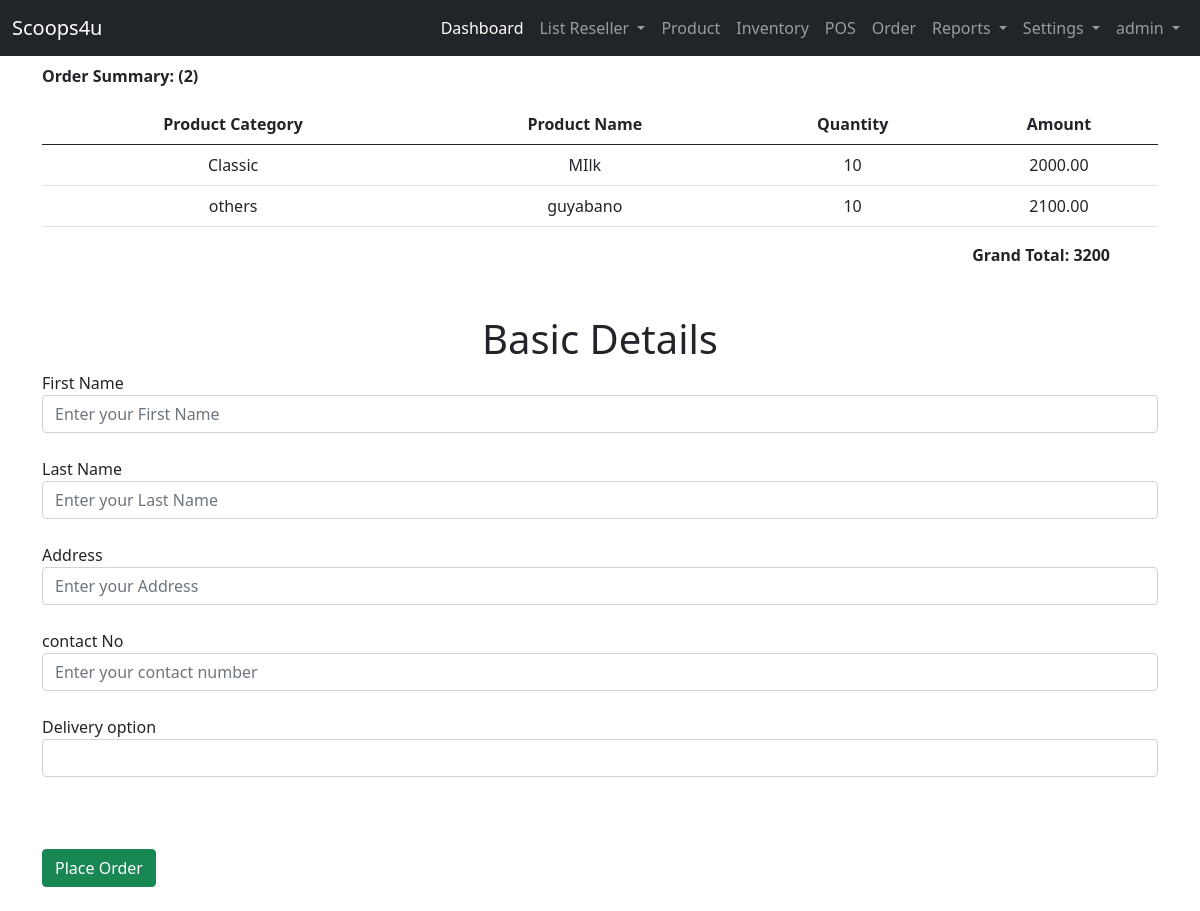
Page /reseller-site/cart/ (signed in) on the earlier database version.
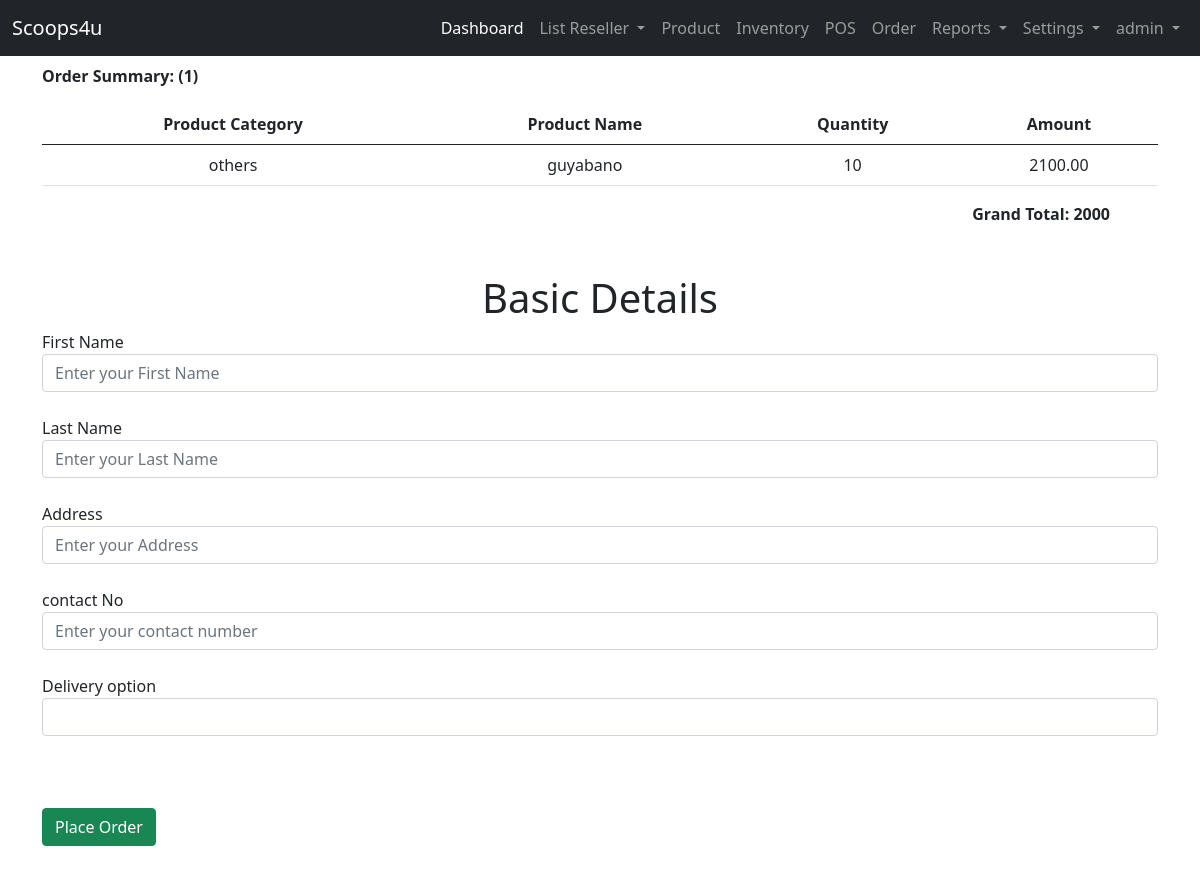
Same page on the later database version.
### admin_site/models.py (models this page shows, shortened)
class Pos(models.Model):
    pos_user =  models.CharField(max_length=200, null=False, default=None, verbose_name='List user')
    pos_pcode =  models.CharField(max_length=200, verbose_name='Product Code')
    pos_category =  models.CharField(max_length=200, verbose_name='Category')
    pos_name=  models.CharField(max_length=200, verbose_name='Product Name')
    pos_unit =  models.CharField(max_length=200, verbose_name='Unit')
    pos_reseller_price =   models.DecimalField( max_digits=10, decimal_places=2,null=True, verbose_name='Reseller Price')
    pos_price =   models.DecimalField( max_digits=10, decimal_places=2,null=True, verbose_name='Pos Price')
    pos_quantity =  models.BigIntegerField( null=True, verbose_name='quantity')
    pos_ResellerAmount =  models.DecimalField( max_digits=10, decimal_places=2,null=True, verbose_name='Reseller Amount')
    pos_amount =  models.DecimalField( max_digits=10, decimal_places=2,null=True, verbose_name='Pos Amount')

### reseller_site/views.py (the view)
# urls.py: path('cart/', views.cart_reseller, name='cart_reseller'),
@login_required(login_url='landing_page:login')
def cart_reseller(request):
    total_item = Pos.objects.filter(pos_user = request.user).count()
    list_cart = Pos.objects.filter(pos_user = request.user).order_by('-id')
    sum_amount = Pos.objects.filter(pos_user = request.user).all().aggregate(data =Sum('pos_ResellerAmount'))
    context = {
        'list_cart':list_cart,
        'sum_amount':sum_amount,
        'total_item':total_item
    }
    return render(request, 'reseller_site/cart/checkout.html', context)

### templates/reseller_site/cart/checkout.html (shortened to what this page needs)
{% extends 'admin_site/base.html' %}
{% block content %}
{% load static %}
{% if list_cart %}
<table class="table table-hover text-center">
        <p class="fw-bolder">Order Summary: ({{ total_item }})</p>
    <thead>
        <tr>
            <th>Product Category</th>
            <th>Product Name</th>
            <th>Quantity</th>
            <th>Amount</th>
        </tr>
    </thead>
    <tbody>
        {% for list in list_cart %}
        <tr>
            <td>{{ list.pos_category }}</td>
            <td>{{ list.pos_name }}</td>
            <td>{{ list.pos_quantity }}</td>
            <td>{{ list.pos_amount }}</td>
        </tr>
        {% endfor %}
    </tbody>
</table>
    <div class="text-end px-5">
        <label style="font-weight: bolder;" > Grand Total:    {{ sum_amount.data }} </label>
    </div>
    <br>
    <br>
    <form action="{% url 'reseller_site:checkout' %}" method="POST">
        <h1 class="text-center" id="bdetails">Basic Details</h1>
        <label for="" id="fname">First Name</label>
        <input type="text" placeholder="Enter your First Name" class="form-control" name="fname" required>
        <br>
        <label for="">Last Name</label>
        <input type="text" placeholder="Enter your Last Name" class="form-control" name="lname" required>
        <br>
        <label for="">Address</label>
        <input type="text" placeholder="Enter your Address" class="form-control" name="address" required>
        <br>
        <label for="">contact No</label>
        <input type="text" placeholder="Enter your contact number" class="form-control" name="contact_no" required>
        <br>
        <label for="" id="doption">Delivery option</label>
        <select  class="form-control" id="option" name="option"  required>
            <option></option>
            <option value="pickup">Pickup</option>
        </select>
        <br>
        <br>
        <br>
        <input type="submit" class="btn btn-success" value="Place Order">
        <br>
        <br>
    </form>
{% endif %}
{% endblock content %}

Differences in the rows shown:
removed Pos: pos_category "Classic", pos_name "MIlk", pos_quantity "10", pos_amount "2000.00"
Other differences:
{{ total_item }}: "2" → "1"
{{ sum_amount.data }}: "3200" → "2000"
